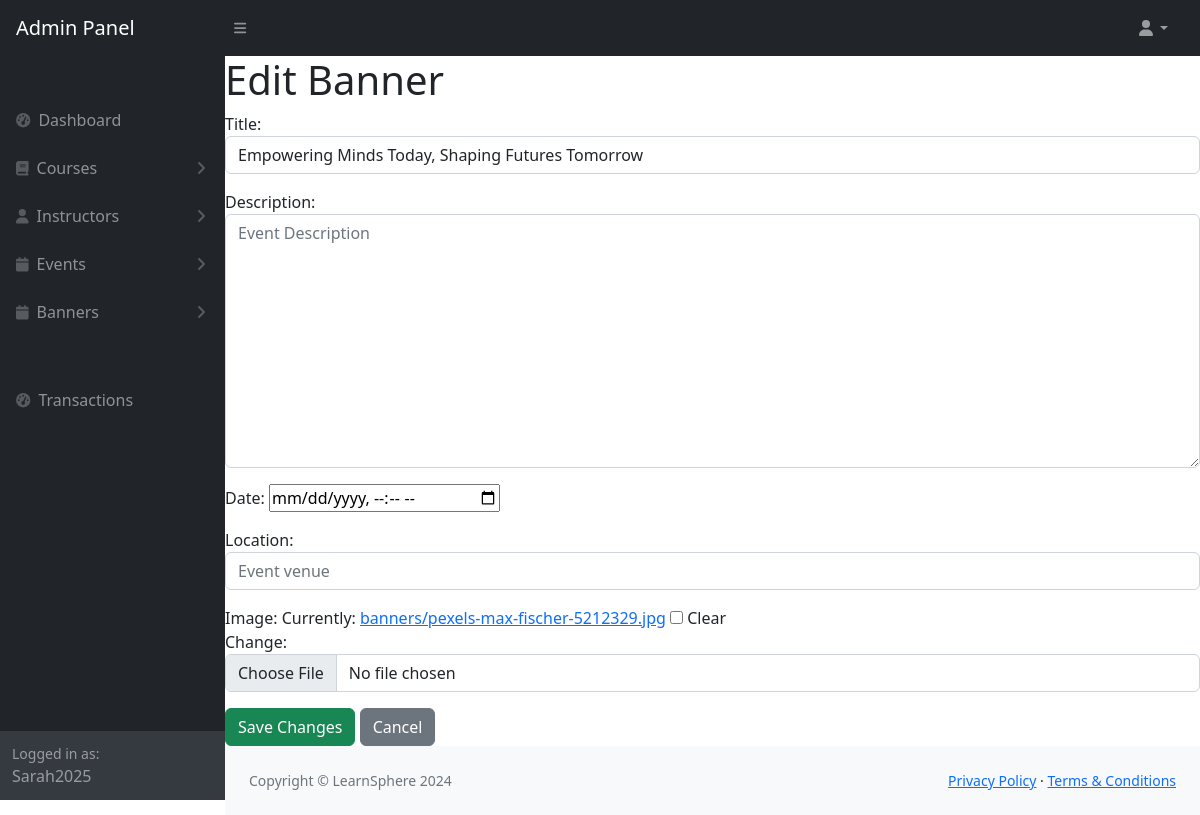
Page /banners/edit/1/ (signed in) on the committed database.
### users/models.py (models this page shows, shortened)
class CustomUser(AbstractUser):
    ROLE_CHOICES = (
        ('admin', 'Admin'),
        ('instructor', 'Instructor'),
        ('student', 'Student'),
    )
    role = models.CharField(max_length=20, choices=ROLE_CHOICES)

class Banner(models.Model):
    title = models.CharField(max_length=255, help_text="Main banner title")
    subtitle = models.CharField(max_length=255, blank=True, null=True, help_text="Optional subtitle for the banner")
    image = models.ImageField(upload_to='banners/', help_text="Upload a banner image")
    created_at = models.DateTimeField(auto_now_add=True)

### users/views.py (the view)
# urls.py: path('banners/edit/<int:banner_id>/', views.edit_banner, name='edit_banner'),  # Edit event
def edit_banner(request, banner_id):
    banner = get_object_or_404(Banner, id=banner_id)
    if request.method == "POST":
        form = BannerForm(request.POST, request.FILES, instance=banner)
        if form.is_valid():
            form.save()
            messages.success(request, "Banner updated successfully!")
            return redirect('banner_list')  # Replace with your URL name for the event list
    else:
        form = EventForm(instance=banner)
    return render(request, 'edit_banner.html', {'form': form})

### users/forms.py
class EventForm(forms.ModelForm):
    class Meta:
        model = Event
        fields = ['title', 'description', 'date', 'location','image']
        widgets = {
            'title': forms.TextInput(attrs={'class': 'form-control', 'placeholder': 'Event Title'}),
            'description': forms.Textarea(attrs={'class': 'form-control', 'placeholder': 'Event Description'}),
            'date': forms.DateTimeInput(attrs={'type': 'datetime-local'}),
            'location': forms.TextInput(attrs={'class': 'form-control', 'placeholder': 'Event venue'}),
            'image': forms.ClearableFileInput(attrs={'class': 'form-control', 'accept': 'image/*'}),
        }

### users/templates/edit_banner.html (shortened to what this page needs)
<!DOCTYPE html>
<html lang="en">
{% load static %}
   <head>
        {% include 'head.html' %}
         </head>
    <body class="sb-nav-fixed">
        {% include 'navbar.html' %}
        <div id="layoutSidenav">
            <div id="layoutSidenav_nav">
                {% include 'sidebar.html' %}
            </div>
            <div id="layoutSidenav_content">
                <main>
                    <h1>Edit Banner</h1>
     <form method="post" enctype="multipart/form-data">
        {{ form.as_p }}
        <button type="submit" class="btn btn-success">Save Changes</button>
        <a href="{% url 'event_list' %}" class="btn btn-secondary">Cancel</a>
    </form>
                </main>
                {% include 'footer.html' %}
            </div>
        </div>
    </body>
</html>

### users/templates/sidebar.html (shortened to what this page needs)
  <nav class="sb-sidenav accordion sb-sidenav-dark" id="sidenavAccordion">
                    <div class="sb-sidenav-menu">
                        <div class="nav">
                            <div class="sb-sidenav-menu-heading"></div>
                            <a class="nav-link" href="{% url 'dashboard' %}">
                                <div class="sb-nav-link-icon"><i class="fas fa-tachometer-alt"></i></div>
                                Dashboard
                            </a>
<a class="nav-link collapsed" href="#" data-bs-toggle="collapse" data-bs-target="#collapseCourses" aria-expanded="false" aria-controls="collapseCourses">
    <div class="sb-nav-link-icon"><i class="fas fa-book"></i></div>
    Courses
    <div class="sb-sidenav-collapse-arrow"><i class="fas fa-angle-down"></i></div>
</a>
                            <a class="nav-link collapsed" href="#" data-bs-toggle="collapse" data-bs-target="#collapseInstructors" aria-expanded="false" aria-controls="collapseInstructors">
    <div class="sb-nav-link-icon"><i class="fas fa-user"></i></div>
    Instructors
    <div class="sb-sidenav-collapse-arrow"><i class="fas fa-angle-down"></i></div>
</a>
                            <a class="nav-link collapsed" href="#" data-bs-toggle="collapse" data-bs-target="#collapseEvents" aria-expanded="false" aria-controls="collapseEvents">
    <div class="sb-nav-link-icon"><i class="fas fa-calendar"></i></div>
    Events
    <div class="sb-sidenav-collapse-arrow"><i class="fas fa-angle-down"></i></div>
</a>
                            <a class="nav-link collapsed" href="#" data-bs-toggle="collapse" data-bs-target="#collapseBanner" aria-expanded="false" aria-controls="collapseBanner">
    <div class="sb-nav-link-icon"><i class="fas fa-calendar"></i></div>
    Banners
    <div class="sb-sidenav-collapse-arrow"><i class="fas fa-angle-down"></i></div>
</a>
                            <div class="sb-sidenav-menu-heading"></div>
                            <a class="nav-link" href="{% url 'payment_list' %}">
                                <div class="sb-nav-link-icon"><i class="fas fa-tachometer-alt"></i></div>
                                Transactions
                            </a>
                        </div>
                    </div>
                    <div class="sb-sidenav-footer">
                        {% if user.is_authenticated %}
                        <div class="small">Logged in as:</div>
                              {{ user.username }}
                        {% endif %}
                    </div>
                </nav>

### rows in the picture
CustomUser: username "Sarah2025"
Banner: title "Empowering Minds Today, Shaping Futures Tomorrow"
